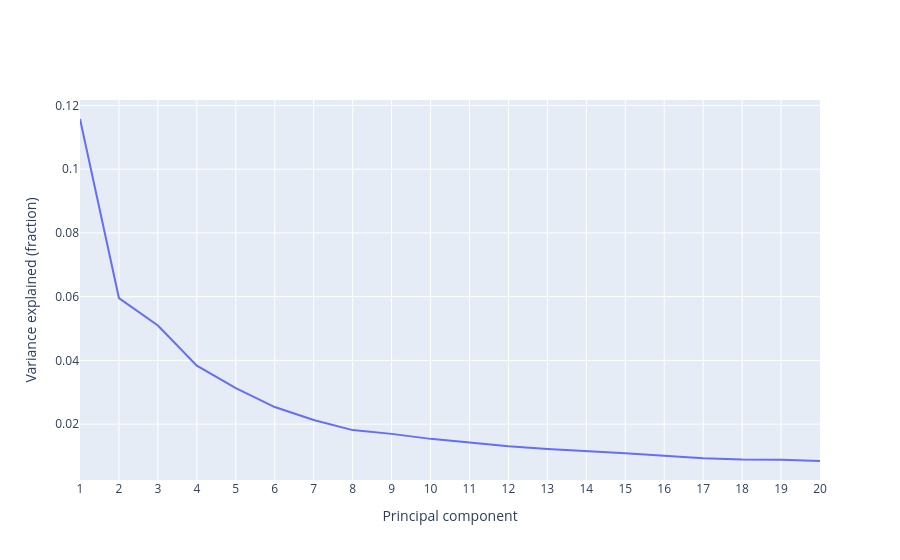

The notebook cell this image was saved under:
### Code cell
# Create a numpy array from 1 up to the length of the fracs vector
x = np.arange(1, len(fracs) + 1)

# Put the fracs into a numpy array
y = np.array(fracs)

# Plotting the variance explained by each principal component
fig = go.Figure(data = go.Scatter(x = x, y = y))
fig.update_layout(xaxis_title = 'Principal component', 
                  yaxis_title = 'Variance explained (fraction)', 
                  xaxis = dict(dtick = 1.0)) 
fig.show()

### Figure 1 — Plotly figure (JSON) as saved in the notebook; plotly's stock layout.template omitted (floating-point values rounded to 4 significant figures)
{"data": [{"type": "scatter", "x": [1, 2, 3, 4, 5, 6, 7, 8, 9, 10, 11, 12, 13, 14, 15, 16, 17, 18, 19, 20], "y": [0.1158, 0.05956, 0.05095, 0.03833, 0.03131, 0.02535, 0.02129, 0.01812, 0.01694, 0.01537, 0.01426, 0.01305, 0.01221, 0.01142, 0.01084, 0.01009, 0.009308, 0.008874, 0.008798, 0.008423]}], "layout": {"xaxis": {"dtick": 1, "title": {"text": "Principal component"}}, "yaxis": {"title": {"text": "Variance explained (fraction)"}}}}
